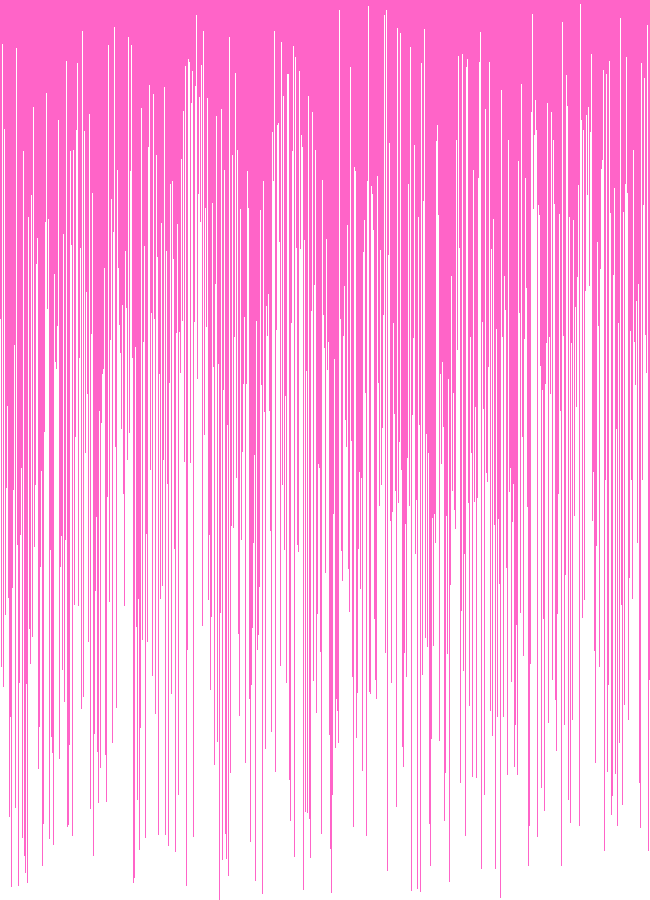
Frame 1 (no input)
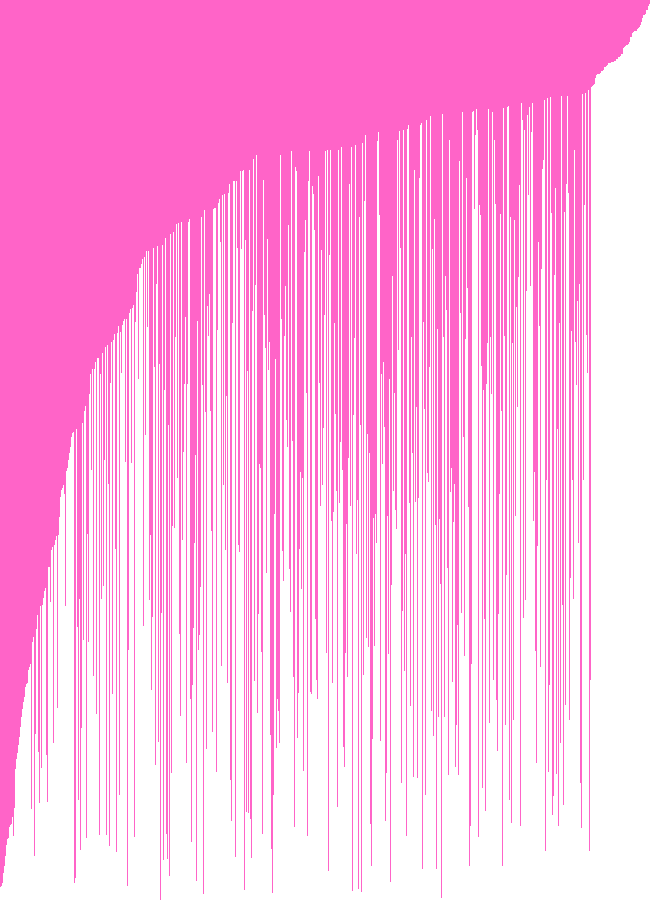
Frame 60 (the mouse pressed at the canvas centre just before this capture)
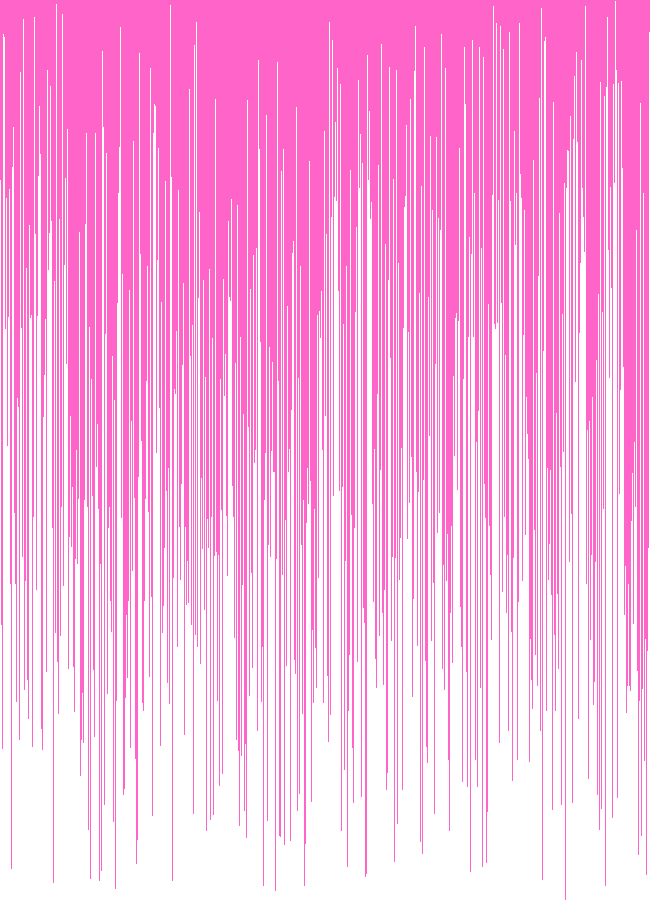
Frame 120 (the mouse held since frame 60 and released just before this capture)

The Processing sketch that drew these frames (run headless with seeded random() and noise(); from frame 60 on, the mouse is pressed at the canvas centre):

// Processing sketch: sketch_180821a
// ── sketch_180821a.pde
/* Paste the code into a new Processing sketch and complete the steps. */

//1. create an array of ints. don't initialize it yet.
int[] nList;

void setup() {
  //2. set the size of your window
  size(650,900);
  //  if you are using Processing 3, you cannot use variables
  //  because the developers don't know how programming is supposed to work.

  //3. initialize your array with the built in width variable
  nList = new int[width];
  //4. initialize the ints in the array with random numbers
  //   from 0 to the built in height variable
  for (int i=0; i < nList.length; i++){
   nList[i] = (int) random(0, height);
  }
  //5. call the noStroke() method
  noStroke();
}

void draw() {
  //6. set the background color with background(r, g, b);
    background(300,100,200);
  //7. set the color for your graph
       color(0,0,0);
  //8. draw a rectangle for each int in your array.
       for(int i=0; i<nList.length; i++){
        rect(i,height, 1, -nList[i]); 
  //   the x value will be the element of the int
  
  //   the y value will the height variable
  //   the width is 1
  //   the height is negative the value of the int at that element in the array 
     }

  //9. call the stepSort method
   stepSort(nList);
  //10. extract the code that randomizes the array into a method.

  //11. call the method you made in step 10 when the mouse is pressed
   if( mousePressed){
   randomize();
   }
    
}

void randomize(){
  for (int i=0; i < nList.length; i++){
   nList[i] = (int) random(0, height);
  }
}


void stepSort(int[] arr) {
  for (int i = 1; i < arr.length; i++) {
    if (arr[i - 1] > arr[i]) {
      int t = arr[i];
      arr[i] = arr[i - 1];
      arr[i - 1] = t;
    }
  }
}
